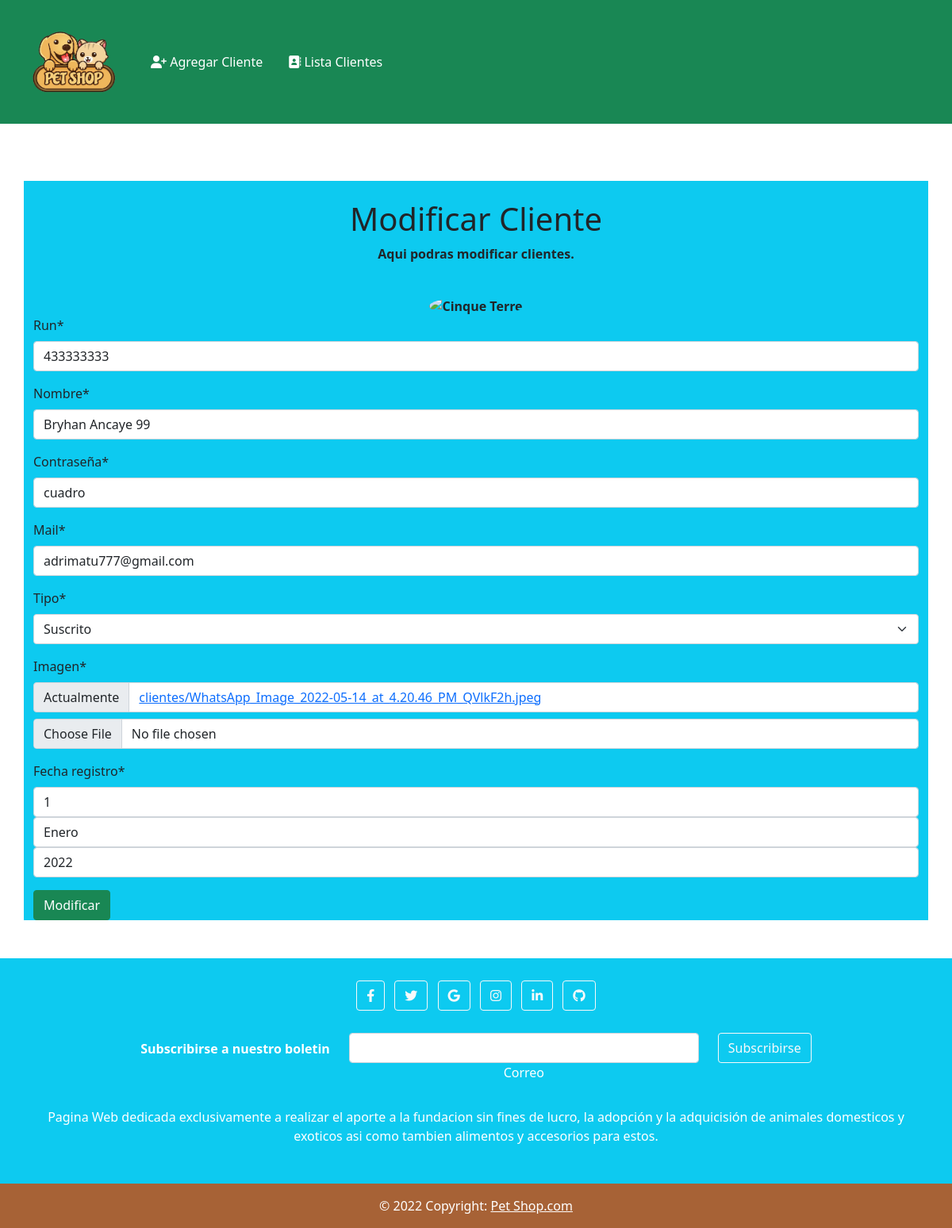
/modificar_cliente/433333333/, run on the app's committed database.
### app/models.py (models this page shows, shortened)
class Cliente(models.Model):
    run = models.CharField(null=False,primary_key=True,max_length=9)
    nombre = models.CharField(max_length=20)
    contraseña = models.CharField(max_length=20)
    mail = models.CharField(max_length=35)
    tipo = models.ForeignKey(TipoCliente,on_delete=models.CASCADE)
    imagen = models.ImageField(upload_to="clientes", null=True)
    fecha_registro = models.DateField()
    class Meta:
        db_table = 'db_cliente'

class TipoCliente(models.Model):
    tipo = models.CharField(max_length=20)
    def __str__(self):
        return self.tipo
    class Meta:
        db_table = 'db_tipo_cliente'

### app/views.py (the view)
# urls.py: path('modificar_cliente/<run>/', modificar_cliente ,name="modificar_cliente"),
def modificar_cliente (request, run):
    cliente = Cliente.objects.get(run=run)
    datos = {
        'form' : ClienteForm(instance=cliente)
    }
    if request.method == 'POST':
        formulario = ClienteForm(request.POST, files=request.FILES,instance=cliente)
        if formulario.is_valid():
            formulario.save()
            datos['mensaje'] = "Cliente modificado correctamente!"
            datos['form'] = formulario
    return render(request, 'app/clientes/modificar_cliente.html',datos)

### app/forms.py
class ClienteForm(ModelForm):
    nombre = forms.CharField(min_length=5,max_length=20)
    run = forms.CharField(min_length=9,max_length=9)
    class Meta:
        model = Cliente
        fields = ['run','nombre','contraseña','mail','tipo','imagen','fecha_registro']
        widgets = {
            'fecha_registro' : forms.SelectDateWidget(years=range(2020,2023))
        }

### app/templates/app/clientes/modificar_cliente.html (shortened to what this page needs)
{% extends 'app/modelocliente.html' %}
{% load static %}
{% load crispy_forms_tags %}
{% block contenido %}
<br>
<br>
<br>
<div class="container pt3, text-center, bg-info">
    <div class="container text-center  font-weight-bold">
        <br>
        <h1>Modificar Cliente</h1>
        <p >Aqui podras modificar clientes.</p>
        <br>
        <img src="https://cdn.icon-icons.com/icons2/20/PNG/256/businessapplication_edit_male_user_thepencil_theclient_negocio_2321.png" class="rounded-circle" alt="Cinque Terre">
      </div>
<form action="" method="POST" enctype="multipart/form-data" >
<table>
    {{ form|crispy }}
</table>
    <input type="submit" class="btn btn-success" value="Modificar">
</form>
</div>
<br>
<br>
{% endblock %}

### app/static/app/css/style.css (style rules this page uses)
body { background-color: #eee }

### data on the page
Cliente: run "433333333", nombre "Bryhan Ancaye 99", contraseña "cuadro", mail "adrimatu777@gmail.com"
TipoCliente: tipo "Suscrito"
